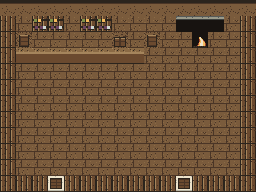

Rendered tile map (Tiled .tmx) drawn with the repository's tilesets; below, a short description and the full map source, tile grids included:
An orthogonal 16x12 tile map with 16x16 px tiles, 3 tile layers (floor, walls, dressing), 3 tilesets and 17 objects (14x furniture, 2x spawn, door).

<map version="1.10" tiledversion="1.12.0" orientation="orthogonal" renderorder="right-down" width="16" height="12" tilewidth="16" tileheight="16" infinite="0" nextlayerid="5" nextobjectid="18">
 <properties>
  <property name="map" value="billies_bar" />
 </properties>
 <tileset firstgid="1" source="tiled/floors.tsx" />
 <tileset firstgid="13" source="tiled/walls.tsx" />
 <tileset firstgid="55" source="tiled/dressing.tsx" />
 <layer id="1" name="floor" width="16" height="12">
  <data encoding="csv">
3,3,3,3,3,3,3,3,3,3,3,3,3,3,3,3,
3,3,3,3,3,3,3,3,3,3,3,3,3,3,3,3,
3,3,3,3,3,3,3,3,3,3,3,3,3,3,3,3,
3,3,3,3,3,3,3,3,3,3,3,3,3,3,3,3,
3,3,3,3,3,3,3,3,3,3,3,3,3,3,3,3,
3,3,3,3,3,3,3,3,3,3,3,3,3,3,3,3,
3,3,3,3,3,3,3,3,3,3,3,3,3,3,3,3,
3,3,3,3,3,3,3,3,3,3,3,3,3,3,3,3,
3,3,3,3,3,3,3,3,3,3,3,3,3,3,3,3,
3,3,3,3,3,3,3,3,3,3,3,3,3,3,3,3,
3,3,3,3,3,3,3,3,3,3,3,3,3,3,3,3,
3,3,3,3,3,3,3,3,3,3,3,3,3,3,3,3
</data>
 </layer>
 <layer id="3" name="walls" width="16" height="12">
  <data encoding="csv">
31,31,31,31,31,31,31,31,31,31,31,31,31,31,31,31,
14,0,49,49,0,49,49,0,0,0,0,45,45,45,0,14,
14,50,0,0,0,0,0,51,0,50,0,0,46,0,0,14,
14,47,47,47,47,47,47,47,47,0,0,0,0,0,0,14,
14,0,0,0,0,0,0,0,0,0,0,0,0,0,0,14,
14,0,0,0,0,0,0,0,0,0,0,0,0,0,0,14,
14,0,0,0,0,0,0,0,0,0,0,0,0,0,0,14,
14,0,0,0,0,0,0,0,0,0,0,0,0,0,0,14,
14,0,0,0,0,0,0,0,0,0,0,0,0,0,0,14,
14,0,0,0,0,0,0,0,0,0,0,0,0,0,0,14,
14,0,0,0,0,0,0,0,0,0,0,0,0,0,0,14,
14,14,14,25,14,14,14,14,14,14,14,25,14,14,14,14
</data>
 </layer>
 <layer id="4" name="dressing" width="16" height="12">
  <data encoding="csv">
0,0,0,0,0,0,0,0,0,0,0,0,0,0,0,0,
0,0,0,0,0,0,0,0,0,0,0,0,0,0,0,0,
0,0,0,0,0,0,0,0,0,0,0,0,0,0,0,0,
0,0,0,0,0,0,0,0,0,0,0,0,0,0,0,0,
0,0,0,0,0,0,0,0,0,0,0,0,0,0,0,0,
0,0,0,0,0,0,0,0,0,0,0,0,0,0,0,0,
0,0,0,0,0,0,0,0,0,0,0,0,0,0,0,0,
0,0,0,0,0,0,0,0,0,0,0,0,0,0,0,0,
0,0,0,0,0,0,0,0,0,0,0,0,0,0,0,0,
0,0,0,0,0,0,0,0,0,0,0,0,0,0,0,0,
0,0,0,0,0,0,0,0,0,0,0,0,0,0,0,0,
0,0,0,0,0,0,0,0,0,0,0,0,0,0,0,0
</data>
 </layer>
 <objectgroup id="2" name="placements">
  <object id="1" name="tall_shelf" type="furniture" x="144" y="16" width="16" height="16" />
  <object id="2" name="lamp" type="furniture" x="48" y="48" width="16" height="16">
   <properties>
    <property name="blocks" type="bool" value="false" />
   </properties>
  </object>
  <object id="3" name="lamp" type="furniture" x="96" y="48" width="16" height="16">
   <properties>
    <property name="blocks" type="bool" value="false" />
   </properties>
  </object>
  <object id="4" name="till" type="furniture" x="128" y="48" width="16" height="16">
   <properties>
    <property name="blocks" type="bool" value="false" />
   </properties>
  </object>
  <object id="5" name="stool" type="furniture" x="208" y="48" width="16" height="16" />
  <object id="6" name="candles" type="furniture" x="224" y="80" width="16" height="16" />
  <object id="7" name="chair_back" type="furniture" x="48" y="96" width="16" height="16" />
  <object id="8" name="chair_back" type="furniture" x="176" y="96" width="16" height="16" />
  <object id="9" name="table" type="furniture" x="48" y="112" width="16" height="16" />
  <object id="10" name="chair_side" type="furniture" x="80" y="112" width="16" height="16" />
  <object id="11" name="default" type="spawn" x="112" y="112" width="16" height="16" />
  <object id="12" name="chair_side" type="furniture" x="144" y="112" width="16" height="16" />
  <object id="13" name="table" type="furniture" x="160" y="112" width="16" height="16" />
  <object id="14" name="stool" type="furniture" x="16" y="128" width="16" height="16" />
  <object id="15" name="stool" type="furniture" x="208" y="128" width="16" height="16" />
  <object id="16" name="entry" type="spawn" x="112" y="160" width="16" height="16" />
  <object id="17" name="billies" type="door" x="112" y="176" width="16" height="16">
   <properties>
    <property name="spawn" value="from_bar" />
   </properties>
  </object>
 </objectgroup>
</map>
